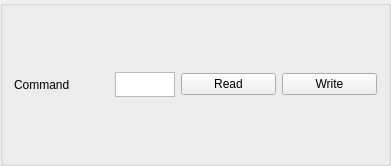
<?xml version="1.0" encoding="UTF-8"?>
<ui version="4.0">
 <class>CommandWidget</class>
 <widget class="QGroupBox" name="CommandWidget">
  <property name="geometry">
   <rect>
    <x>0</x>
    <y>0</y>
    <width>391</width>
    <height>166</height>
   </rect>
  </property>
  <property name="windowTitle">
   <string>GroupBox</string>
  </property>
  <layout class="QVBoxLayout" name="verticalLayout">
   <item>
    <layout class="QHBoxLayout" name="horizontalLayout">
     <item>
      <widget class="QLabel" name="lblCmdName">
       <property name="maximumSize">
        <size>
         <width>16777215</width>
         <height>60</height>
        </size>
       </property>
       <property name="text">
        <string>Command</string>
       </property>
      </widget>
     </item>
     <item>
      <widget class="QTextEdit" name="textEdit">
       <property name="maximumSize">
        <size>
         <width>60</width>
         <height>25</height>
        </size>
       </property>
      </widget>
     </item>
     <item>
      <widget class="QPushButton" name="pushButton">
       <property name="text">
        <string>Read</string>
       </property>
      </widget>
     </item>
     <item>
      <widget class="QPushButton" name="pushButton_2">
       <property name="text">
        <string>Write</string>
       </property>
      </widget>
     </item>
    </layout>
   </item>
   <item>
    <layout class="QGridLayout" name="gridLayout"/>
   </item>
  </layout>
 </widget>
 <resources/>
 <connections/>
</ui>
